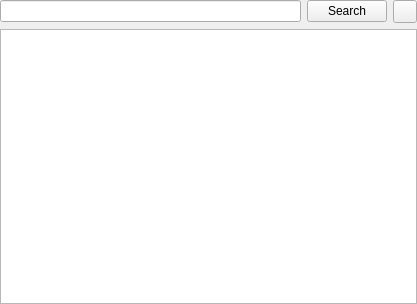
<?xml version="1.0" encoding="UTF-8"?>
<ui version="4.0">
 <class>CoverDialog</class>
 <widget class="QWidget" name="CoverDialog">
  <property name="geometry">
   <rect>
    <x>0</x>
    <y>0</y>
    <width>417</width>
    <height>304</height>
   </rect>
  </property>
  <layout class="QGridLayout" name="gridLayout">
   <property name="margin">
    <number>0</number>
   </property>
   <item row="0" column="0">
    <widget class="LineEdit" name="query"/>
   </item>
   <item row="0" column="1">
    <widget class="QPushButton" name="search">
     <property name="text">
      <string>Search</string>
     </property>
    </widget>
   </item>
   <item row="0" column="2">
    <widget class="QToolButton" name="addFileButton">
     <property name="toolTip">
      <string>&lt;html&gt;&lt;head/&gt;&lt;body&gt;&lt;p&gt;Add a local file&lt;/p&gt;&lt;/body&gt;&lt;/html&gt;</string>
     </property>
    </widget>
   </item>
   <item row="1" column="0" colspan="3">
    <widget class="QListWidget" name="list"/>
   </item>
  </layout>
 </widget>
 <customwidgets>
  <customwidget>
   <class>LineEdit</class>
   <extends>QLineEdit</extends>
   <header>lineedit.h</header>
  </customwidget>
  </customwidgets>
 <resources/>
 <connections/>
</ui>
